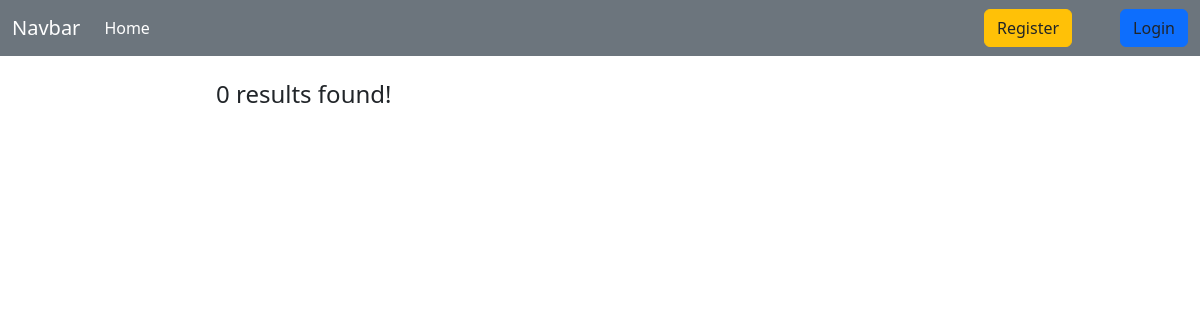
The app's page /, older data.
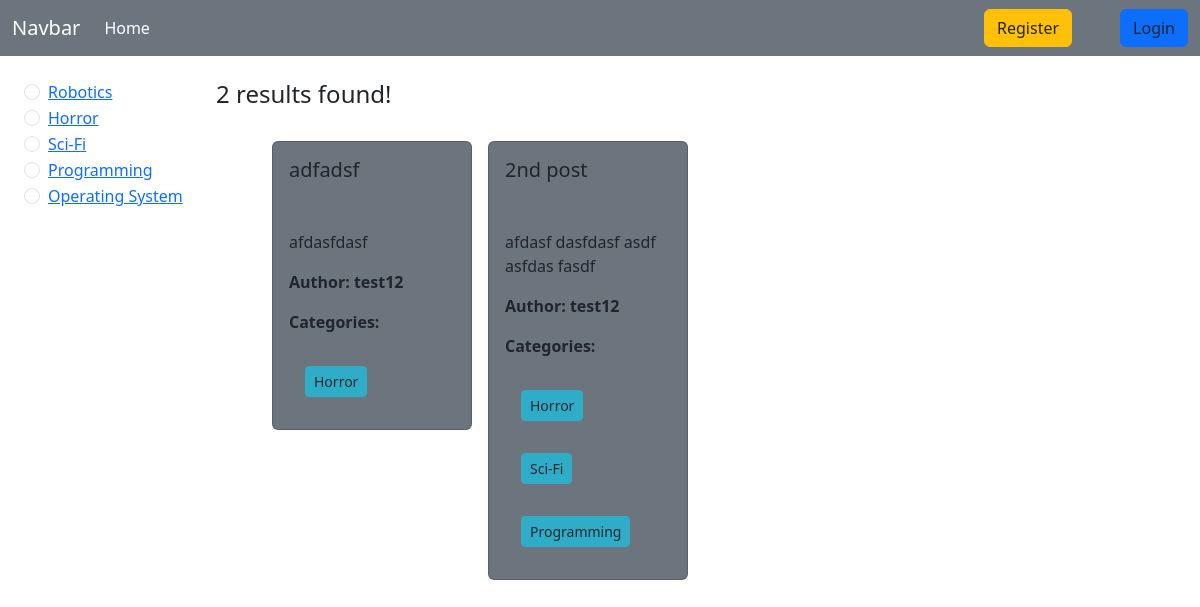
The same page, newer data.
### categories/models.py (models this page shows)
class Category(models.Model):
    name = models.CharField(max_length=50)
    slug = models.SlugField(max_length=100, unique=True, blank=True, null=True)
    def __str__(self) -> str:
        return self.name

### posts/models.py (models this page shows, shortened)
class Post(models.Model):
    title = models.CharField(max_length=50)
    content = models.TextField()
    category = models.ManyToManyField(Category) #One post can be under many categories and one category can be under many posts.
    author = models.ForeignKey(User, on_delete=models.CASCADE)

### simple_blog_project/views.py (the view)
# urls.py: 2. Add a URL to urlpatterns:  path('', views.home, name='home')
def home(request, category_slug=None):
    data = Post.objects.all()
    if category_slug:
        category = Category.objects.get(slug = category_slug)
        data = Post.objects.filter(category = category)
    categories = Category.objects.all()
    return render(request, 'home.html', {'data' : data, 'categories' : categories})

### templates/home.html
{% extends "base.html" %}
{% block content %}
<div class="d-flex flex-wrap p-4">
    <div class="col-2">
        {% for cates in categories %}
            <div class="form-check">
            <input class="form-check-input" type="radio" name="category" id="cates.id">
            <label class="form-check-label" for="cates.id">
                <a href="{% url 'category_wise_post' cates.slug %}"> {{cates}}</a>
            </label>
            </div>
        {% endfor %}
    </div>
    <div class="col-10">
        <h4>{{data | length }} results found! </h4>
        <div class="d-flex flex-wrap justify-content-space-around px-5 pt-3">
            {% for posts in data %}
                <div class="col-sm-3">
                    <div class="card m-2 bg-secondary">
                        <div class="card-body">
                        <h5 class="card-title mb-5">{{posts.title}}</h5>
                        <p class="card-text"> {{posts.content}} </p>
                        <p><strong> Author: {{posts.author}} </strong></p>
                        <p><strong> Categories: </strong></p>
                            {% for categs in posts.category.all %}
                            <button class="btn btn-info btn-sm disabled m-3">{{ categs }}</button>
                            {% endfor %}
                        </div>
                    </div>
                </div>
            {% endfor %}
        </div>
    </div>
</div>
{% endblock  %}

Row changes from the older to the newer data that the page shows:
added Category: name "Robotics"
added Category: name "Horror"
added Category: name "Sci-Fi"
added Category: name "Programming"
added Category: name "Operating System"
added Post: title "adfadsf", content "afdasfdasf", author "test12"
added Post: title "2nd post", content "afdasf dasfdasf asdf asfdas fasdf", author "test12"
Text that changed along with them:
{{ data | length }}: "0" → "2"
